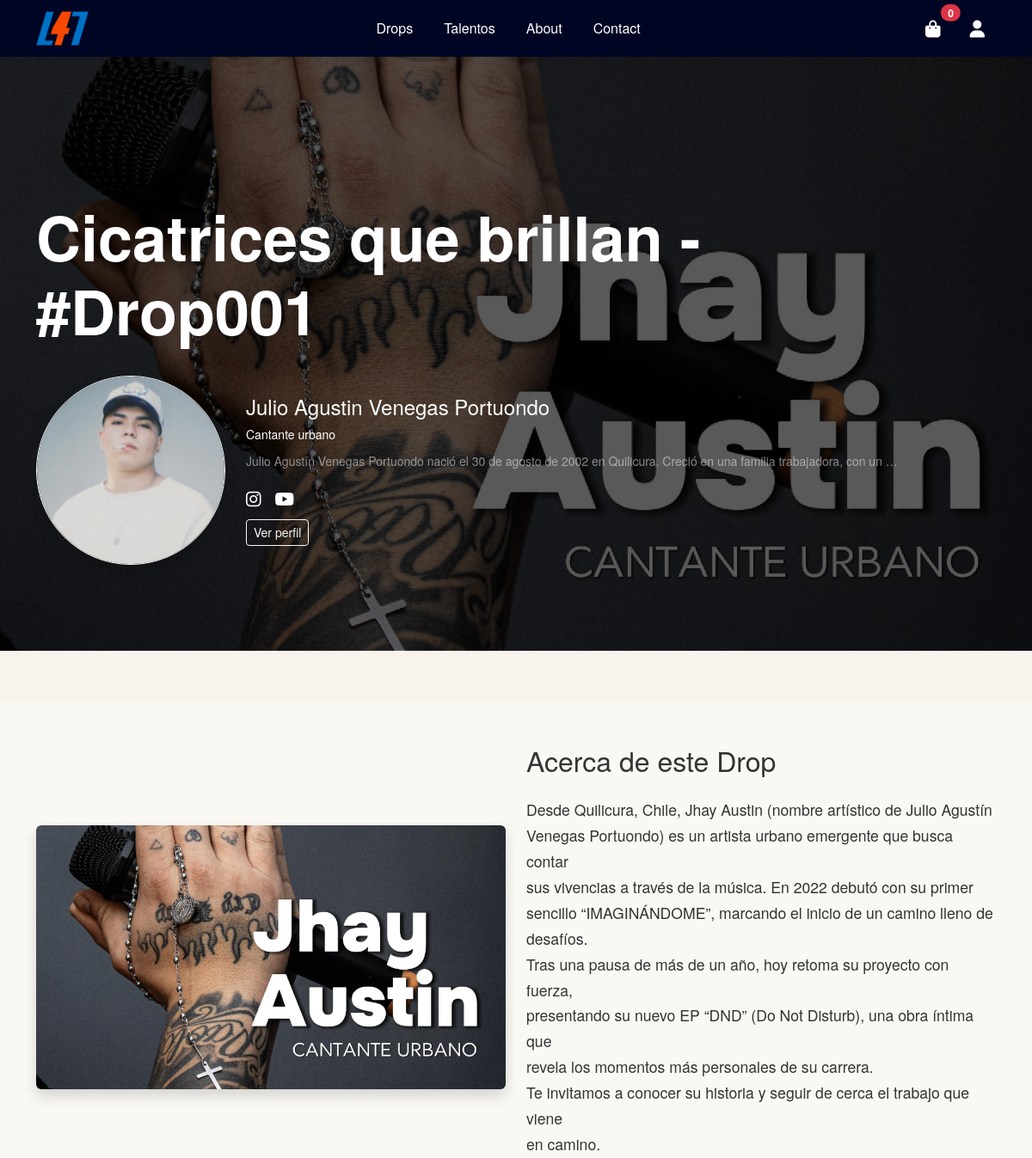
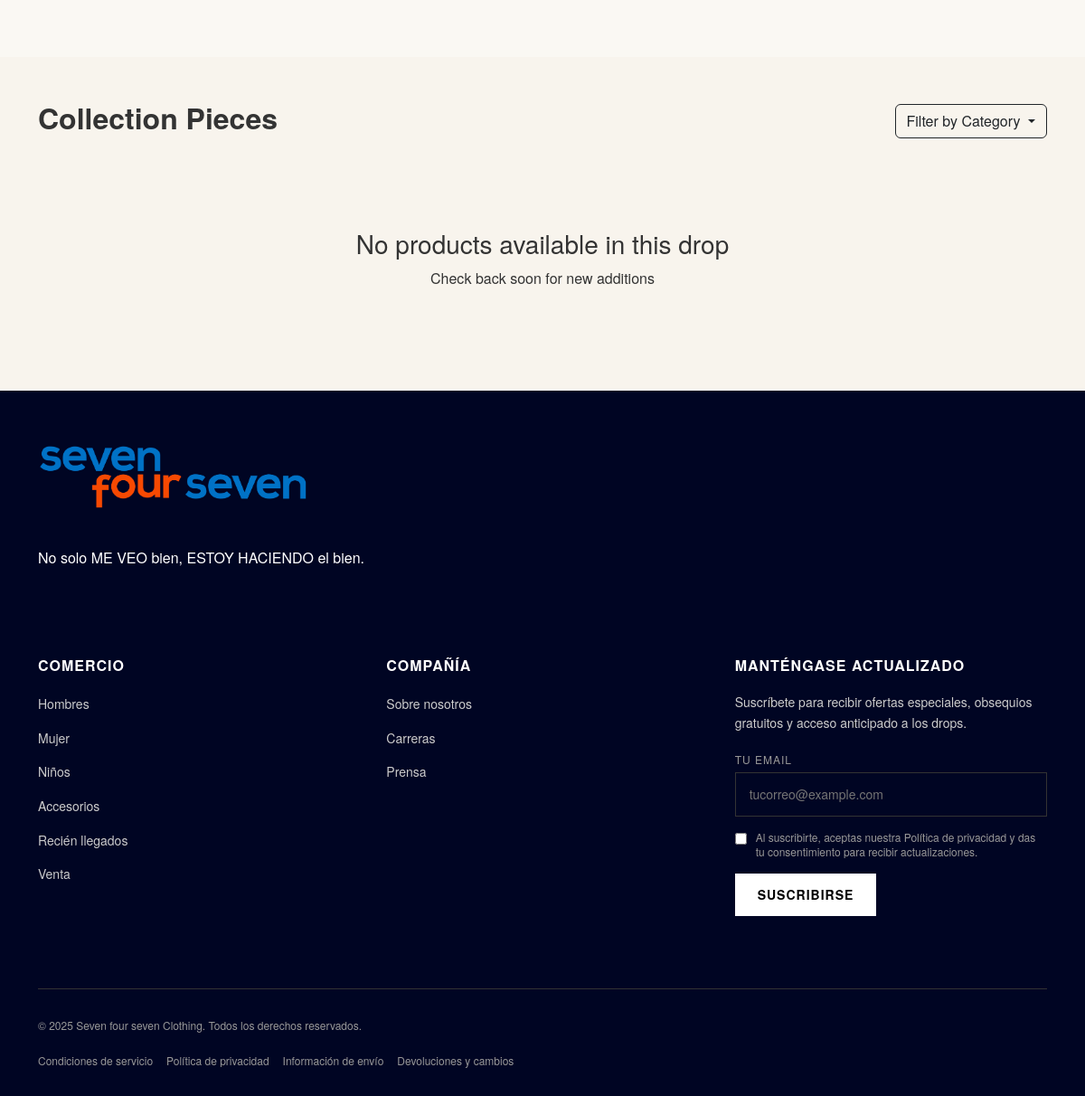
The page /drops/3/ on the database its author committed (2 pictures, top to bottom).
### apps/drop/models.py (models this page shows, shortened)
class Drop(models.Model):
    name = models.CharField(max_length=100)
    drop_number = models.CharField(max_length=100)
    slug = models.SlugField(unique=True)
    designers = models.ManyToManyField(DesignerProfile, related_name='drops')
    launch_date = models.DateField()
    end_date = models.DateField(blank=True, null=True)
    description = models.TextField()
    cover_image = models.ImageField(upload_to='drops/cover/')
    hero_video = models.URLField(blank=True,null=True, help_text="URL del video documental o presentación")
    is_active = models.BooleanField(default=True)
    is_featured = models.BooleanField(default=False)
    social_impact = models.TextField(help_text="Cómo este drop apoya a la comunidad")
    created_at = models.DateTimeField(auto_now_add=True)
    class Meta:
        ordering = ['-launch_date']

### apps/designer/models.py (models this page shows, shortened)
class DesignerProfile(models.Model):
    user = models.OneToOneField(CustomUser, on_delete=models.CASCADE, related_name='talent_profile')
    brand_name = models.CharField(max_length=100, blank=True)
    location = models.CharField(max_length=100)
    specialty = models.CharField(max_length=100)
    years_experience = models.PositiveIntegerField(default=1)
    biography = models.TextField()
    contact_email = models.EmailField(blank=True)
    phone_number = models.CharField(max_length=20, blank=True)
    instagram_url = models.URLField(blank=True)
    twitter_url = models.URLField(blank=True)
    linkedin_url = models.URLField(blank=True)
    website_url = models.URLField(blank=True)
    facebook_url = models.URLField(blank=True)
    youtube_url = models.URLField(blank=True)
    profile_image = models.ImageField(upload_to='talents/profile/')
    cover_image = models.ImageField(upload_to='talents/cover/')
    video_url = models.URLField(blank=True, help_text="URL del video documental o presentación")
    featured_in = models.TextField(blank=True, help_text="Publicaciones o medios destacados (uno por línea)")
    is_verified = models.BooleanField(default=False)
    created_at = models.DateTimeField(auto_now_add=True)
    updated_at = models.DateTimeField(auto_now=True)
    class Meta:
        ordering = ['-is_verified', '-created_at']

### apps/user/models.py (models this page shows, shortened)
class CustomUser(AbstractUser):
    image = models.ImageField('Imagen de perfil', upload_to='perfil/', blank=True, null=True)
    active_user = models.BooleanField(default=True)
    admin_user = models.BooleanField(default=False)
    is_staff = models.BooleanField(default=False)

### apps/drop/views.py (the view)
# urls.py: path('<int:id>/', views.drop_detail, name='drop_detail' )
def drop_detail(request,id):
    drop = get_object_or_404(Drop,id=id)
    products = Product.objects.filter(drop_id=id)
    data = {
        'drop': drop,
        'products':products
    }
    return render(request,'drop_details.html',data)

### apps/drop/templates/drop_details.html (shortened to what this page needs)
{% extends "base.html" %}
{% load static %}
{% block css %}
<link rel="stylesheet" href="{% static 'drop/css/detail.css' %}">
{% endblock css %}
{% block content %}
{% include 'includes/detail/detail_header.html' %}
{% include 'includes/detail/detail_video_desc.html' %}
{% include 'includes/detail/detail_product.html' %}
{% endblock %}

### apps/drop/templates/includes/detail/detail_header.html (shortened to what this page needs)
{% with drop.designers.all.0 as talent %}
<section class="drop-hero"
    style="background-image: linear-gradient(rgba(0,0,0,0.65), rgba(0,0,0,0.65)), url({{ drop.cover_image.url }}); background-size: cover; background-position: center; min-height: 400px;">
    <div class="container h-100 d-flex flex-column justify-content-center">
        <div>
            <h1 class="display-2 fw-bold text-white mt-3">{{ drop.name }} - #Drop{{ drop.drop_number }} </h1>
        </div>
        {% if talent %}
        <div class="d-flex align-items-center mt-4">
            <div class="position-relative me-4 talent-profile-hover">
                <img src="{{ talent.profile_image.url }}" alt="{{ talent.full_name }}"
                    class="rounded-circle border border-white shadow talent-cover-img"
                    style="height: 220px; width: 220px;">
            </div>
            <div class="text-white">
                <h4 class="mb-1">{{ talent.user.first_name }} {{ talent.user.last_name }}</h4>
                <small>{{ talent.specialty }}</small>
                <p class="text-white-50 small mt-2">{{ talent.biography|truncatewords:20 }}</p>
                <div class="d-flex gap-3 mt-2">
                    {% if talent.instagram_url %}
                    <a href="{{ talent.instagram_url }}" target="_blank" class="text-white fs-5"><i
                            class="fab fa-instagram"></i></a>
                    {% endif %}
                    {% if talent.youtube_url %}
                    <a href="{{ talent.youtube_url }}" class="text-white fs-5" target="_blank">
                        <i class="fab fa-youtube"></i>
                    </a>
                    {% endif %}
                </div>
                <a href="{% url 'designers:detail' talent.id %}" class="btn btn-outline-light btn-sm mt-2">Ver
                    perfil</a>
            </div>
        </div>
        {% endif %}
    </div>
</section>
{% endwith %}

### apps/drop/templates/includes/detail/detail_video_desc.html (shortened to what this page needs)
<section class="drop-about py-5">
    <div class="container">
        <div class="row align-items-center">
            <div class="col-lg-6 mb-4 mb-lg-0">
                <div class="video-wrapper position-relative">
                    <video id="previewVideo" autoplay muted loop playsinline class="rounded shadow w-100"
                        poster="{{ drop.cover_image.url }}">
                        <source src="{{drop.hero_video}}" type="video/mp4">
                    </video>
                </div>
            </div>
            <div class="col-lg-6">
                <h2 class="mb-4">Acerca de este Drop</h2>
                <div class="drop-description">
                    {{ drop.description|linebreaks }}
                </div>
            </div>
        </div>
    </div>
</section>

### apps/drop/static/drop/css/detail.css (style rules this page uses)
.drop-hero { padding: 150px 0 100px; background-size: cover; background-position: center; margin-bottom: 60px; }
.drop-about { background-color: #FAF8F3; }
.drop-description { color: #333; font-size: 1.1rem; line-height: 1.7; }
.video-wrapper video { max-width: 100%; height: auto; display: block; }
.talent-cover-img { width: 50px; height: 50px; object-fit: cover; object-position: center; border-radius: 50%; border: 3px solid #fff; box-shadow: 0 4px 10px rgba(0, 0, 0, 0.3); }

### templates/base.html (style rules this page uses)
body { font-family: 'Helvetica Neue', Arial, sans-serif; color: #333; line-height: 1.6; }

### rows shown on the page
Drop: cover_image (picture), name "Cicatrices que brillan", drop_number "001", description "Desde Quilicura, Chile, Jhay Austin (nombre artístico de Julio Agustín Venegas Portuondo) es un artista urbano emergente que busca contar sus vivencias a través de la música. En 2022 debutó con su primer sencillo “IMAGINÁNDOME”, marcando el inicio de un camino lleno de desafíos. Tras una pausa de más de un año, hoy retoma su proyecto con fuerza, presentando su nuevo EP “DND” (Do Not Disturb), una obra íntima que revela los momentos más personales de su carrera. Te invitamos a conocer su historia y seguir de cerca el trabajo que viene en camino."
DesignerProfile: profile_image (picture), user.first_name "Julio Agustin", user.last_name "Venegas Portuondo", specialty "Cantante urbano", biography "Julio Agustín Venegas Portuondo nació el 30 de agosto de 2002 en Quilicura. Creció en una familia trabajadora, con un …"
